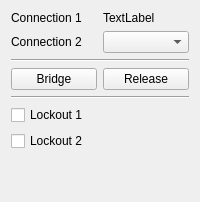
                    <widget class="QWidget" name="Bridge_Tab">
                     <attribute name="title">
                      <string>Bridge</string>
                     </attribute>
                     <layout class="QVBoxLayout" name="verticalLayout_17">
                      <item>
                       <widget class="QWidget" name="widget_14" native="true">
                        <layout class="QHBoxLayout" name="horizontalLayout_21">
                         <property name="leftMargin">
                          <number>0</number>
                         </property>
                         <property name="topMargin">
                          <number>0</number>
                         </property>
                         <property name="rightMargin">
                          <number>0</number>
                         </property>
                         <property name="bottomMargin">
                          <number>0</number>
                         </property>
                         <item>
                          <widget class="QLabel" name="label_6">
                           <property name="text">
                            <string>Connection 1</string>
                           </property>
                          </widget>
                         </item>
                         <item>
                          <widget class="QLabel" name="Bridge_Connection1_label">
                           <property name="text">
                            <string>TextLabel</string>
                           </property>
                          </widget>
                         </item>
                        </layout>
                       </widget>
                      </item>
                      <item>
                       <widget class="QWidget" name="widget_15" native="true">
                        <layout class="QHBoxLayout" name="horizontalLayout_22">
                         <property name="leftMargin">
                          <number>0</number>
                         </property>
                         <property name="topMargin">
                          <number>0</number>
                         </property>
                         <property name="rightMargin">
                          <number>0</number>
                         </property>
                         <property name="bottomMargin">
                          <number>0</number>
                         </property>
                         <item>
                          <widget class="QLabel" name="label_7">
                           <property name="text">
                            <string>Connection 2</string>
                           </property>
                          </widget>
                         </item>
                         <item>
                          <widget class="QComboBox" name="comboBox_Bridge_Con2"/>
                         </item>
                        </layout>
                       </widget>
                      </item>
                      <item>
                       <widget class="Line" name="line">
                        <property name="orientation">
                         <enum>Qt::Horizontal</enum>
                        </property>
                       </widget>
                      </item>
                      <item>
                       <widget class="QWidget" name="widget_16" native="true">
                        <layout class="QHBoxLayout" name="horizontalLayout_23">
                         <property name="leftMargin">
                          <number>0</number>
                         </property>
                         <property name="topMargin">
                          <number>0</number>
                         </property>
                         <property name="rightMargin">
                          <number>0</number>
                         </property>
                         <property name="bottomMargin">
                          <number>0</number>
                         </property>
                         <item>
                          <widget class="QPushButton" name="pushButton_Bridge_Bridge">
                           <property name="text">
                            <string>Bridge</string>
                           </property>
                          </widget>
                         </item>
                         <item>
                          <widget class="QPushButton" name="pushButton_Bridge_Release">
                           <property name="text">
                            <string>Release</string>
                           </property>
                          </widget>
                         </item>
                        </layout>
                       </widget>
                      </item>
                      <item>
                       <widget class="Line" name="line_2">
                        <property name="orientation">
                         <enum>Qt::Horizontal</enum>
                        </property>
                       </widget>
                      </item>
                      <item>
                       <widget class="QCheckBox" name="checkBox_Bridge_Lockout1">
                        <property name="text">
                         <string>Lockout 1</string>
                        </property>
                       </widget>
                      </item>
                      <item>
                       <widget class="QCheckBox" name="checkBox_Bridge_Lockout2">
                        <property name="text">
                         <string>Lockout 2</string>
                        </property>
                       </widget>
                      </item>
                      <item>
                       <spacer name="verticalSpacer_6">
                        <property name="orientation">
                         <enum>Qt::Vertical</enum>
                        </property>
                        <property name="sizeHint" stdset="0">
                         <size>
                          <width>20</width>
                          <height>40</height>
                         </size>
                        </property>
                       </spacer>
                      </item>
                     </layout>
                    </widget>
